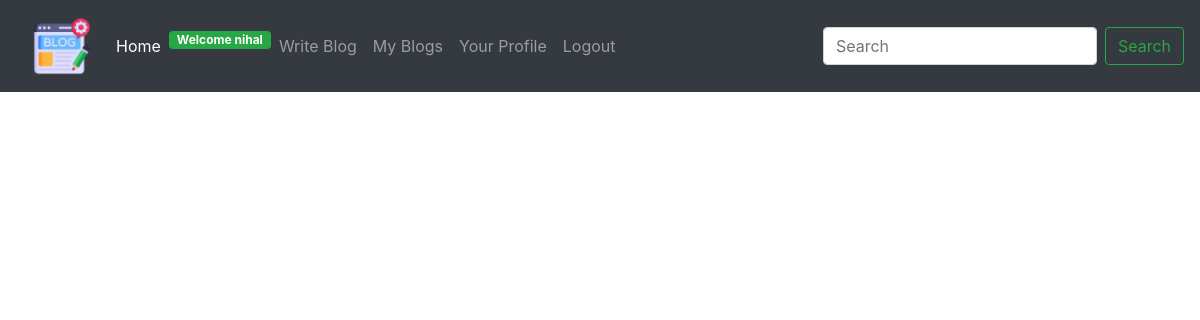
The page /blog/my-blogs/ (signed in) on the database as committed earlier.
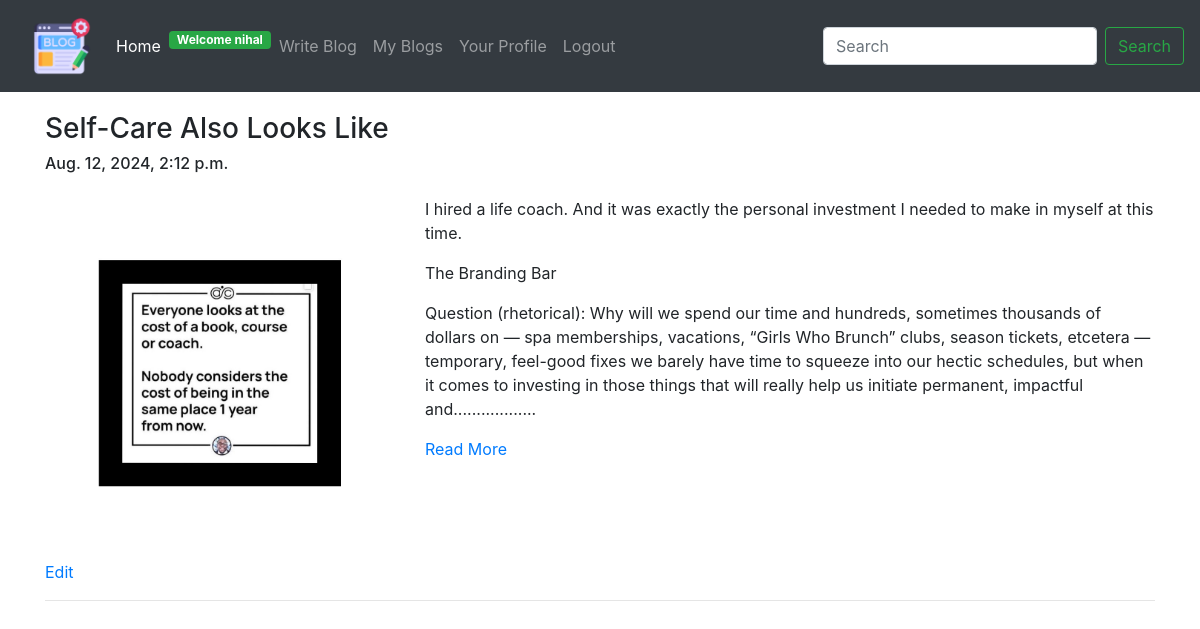
The same page on the database as committed later.
### App_Blog/models.py (models this page shows, shortened)
class Blog(models.Model):
    author = models.ForeignKey(User, on_delete=models.CASCADE, related_name='post_author')
    blog_title = models.CharField(max_length=264, verbose_name="Put a Title")
    slug = models.SlugField(max_length=264, unique=True)
    blog_content = models.TextField(verbose_name="What is on your mind?")
    blog_image = models.ImageField(upload_to='blog_images', verbose_name="Image")
    publish_date = models.DateTimeField(auto_now_add=True)
    update_date = models.DateTimeField(auto_now=True)
    class Meta:
        ordering = ['-publish_date',]

### App_Blog/views.py (the view)
# urls.py: path('my-blogs/', views.MyBlogs.as_view(), name='my_blogs'),
class MyBlogs(LoginRequiredMixin, TemplateView):
    template_name = 'App_Blog/my_blogs.html'

### App_Blog/templatetags/custom_filters.py (called while the page is built)
def range_filter(value):
    return value[0:500] + ".................."

### templates/App_Blog/my_blogs.html (shortened to what this page needs)
{% extends 'base.html' %}
{% load custom_filters %}
{% block body_block %}
{% for blog in user.post_author.all %}
<h3>{{blog.blog_title}}</h3>
<h6>{{blog.publish_date}}</h6>
<div class="row">
  <div class="col-sm-4">
    <img src="/media/{{blog.blog_image}}" width="100%">
  </div>
  <div class="col-sm-8">
    <p>{{blog.blog_content|range_filter|linebreaks}}</p>
    <a href="{% url 'App_Blog:blog_details' slug=blog.slug %}">Read More</a>
  </div>
</div>
<a href="{% url 'App_Blog:edit_blog' pk=blog.pk %}">Edit</a>
<hr>
{% endfor %}
{% endblock %}

Rows that differ between the two databases and show on the page:
added Blog: blog_title "Self-Care Also Looks Like", publish_date "Aug. 12, 2024, 2:12 p.m.", blog_image (picture), blog_content|range_filter "I hired a life coach. And it was exactly the personal investment I needed to make in myself at this time. The Branding Bar Question (rhetorical): Why will we spend our time and hundreds, sometimes thousands of dollars on — spa memberships, vacations, “Girls Who Brunch” clubs, season tickets, etcetera — temporary, feel-good fixes we barely have time to squeeze into our hectic schedules, but when it comes to investing in those things that will really help us initiate permanent, impactful and.................."
